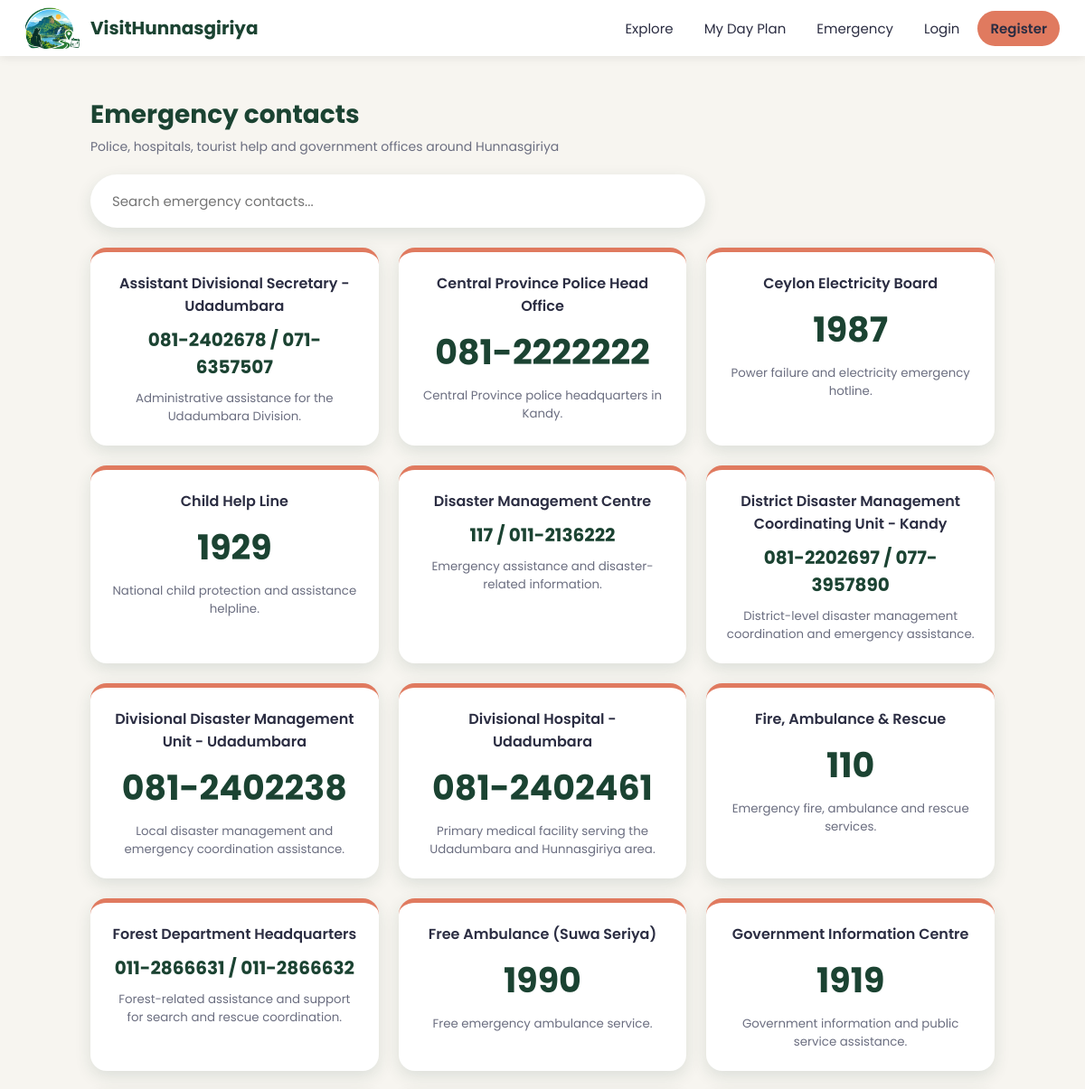
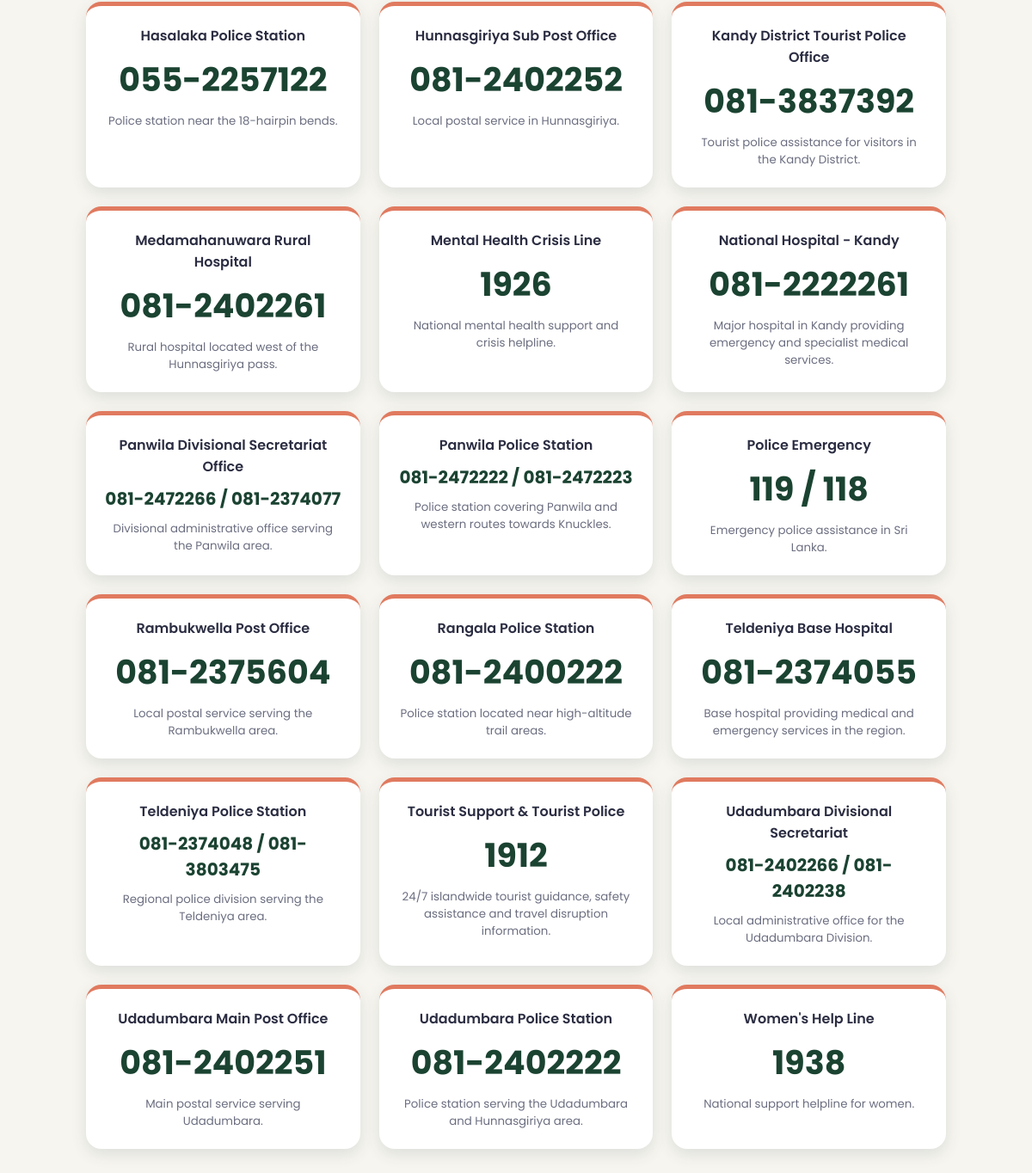
The page /emergency.php on the database its author committed (2 pictures, top to bottom).
### tables this page shows
CREATE TABLE IF NOT EXISTS `emergency_contacts` (
  `contact_id` int NOT NULL AUTO_INCREMENT,
  `service_name` varchar(150) NOT NULL,
  `contact_number` varchar(30) NOT NULL,
  `description` text,
  PRIMARY KEY (`contact_id`)
);

### includes/functions.php (called while the page is built, shortened)
<?php
function e($v): string { return htmlspecialchars((string)$v, ENT_QUOTES, 'UTF-8'); }

### emergency.php (the view, shortened to what this page needs)
<?php
require __DIR__ . '/config/db.php';
require __DIR__ . '/includes/functions.php';
$rows = $pdo->query("SELECT * FROM emergency_contacts ORDER BY service_name")->fetchAll();
include __DIR__ . '/includes/header.php';
?>
  <section>
    <h2>Emergency contacts</h2>
    <p class="sub">Police, hospitals, tourist help and government offices around Hunnasgiriya</p>
    <div class="searchbar" style="margin:0 0 22px;box-shadow:var(--shadow)">
      <input type="text" id="contactSearch" placeholder="Search emergency contacts..." autocomplete="off">
    </div>
    <div class="cards" id="contactGrid">
      <?php foreach ($rows as $r):
        $first = preg_split('~\s*/\s*~', $r['contact_number'])[0];
        $tel   = preg_replace('~[^0-9+]~', '', $first); ?>
        <div class="emerg contact-card">
          <span class="contact-name"><?= e($r['service_name']) ?></span>
          <a class="<?= strlen($r['contact_number']) > 12 ? 'small' : '' ?> contact-number" href="tel:<?= e($tel) ?>"><?= e($r['contact_number']) ?></a>
          <small class="contact-description"><?= e($r['description']) ?></small>
        </div>
      <?php endforeach; ?>
    </div>
  </section>
<?php include __DIR__ . '/includes/footer.php'; ?>

### style.css (style rules this page uses)
:root { --forest: #1B4332; --ocean: #2A6F97; --terracotta: #E07A5F; --sand: #F7F5F0; --charcoal: #2B2D42; --shadow: 0 6px 18px rgba(27, 67, 50, 0.12); }
* { box-sizing: border-box; }
html { scroll-behavior: smooth; }
body { margin: 0; font-family: 'Poppins', Arial, sans-serif; background: var(--sand); color: var(--charcoal); }
.hero h1, .hero p, .searchbar { position: relative; z-index: 1; }
.searchbar { display: flex; gap: 6px; max-width: 680px; margin: auto; padding: 6px; background: #fff; border-radius: 99px; overflow: hidden; box-shadow: 0 10px 30px rgba(0, 0, 0, 0.25); }
.searchbar input { flex: 1; min-width: 0; border: 0; outline: 0; background: transparent; border-radius: 99px; padding: 12px 18px; font-size: 15px; font-family: inherit; }
section { max-width: 1040px; margin: 44px auto; padding: 0 20px; }
section h2 { margin: 0; font-size: 28px; color: var(--forest); }
.sub { margin: 4px 0 20px; color: #6b6e80; font-size: 14px; }
.cards { display: grid; grid-template-columns: repeat(auto-fill, minmax(290px, 1fr)); gap: 22px; }
.emerg { background: #fff; border-radius: 18px; padding: 22px; text-align: center; box-shadow: var(--shadow); border-top: 5px solid var(--terracotta); }
.emerg span { display: block; font-weight: 600; }
.emerg a { display: block; margin: 6px 0; font-size: 38px; font-weight: 700; color: var(--forest); text-decoration: none; }
.emerg small { color: #6b6e80; }
.emerg a.small { font-size: 20px; }
.emerg { display: flex; flex-direction: column; gap: 4px; }

### rows shown on the page
emergency_contacts: service_name "Assistant Divisional Secretary - Udadumbara", contact_number "081-2402678 / 071-6357507", description "Administrative assistance for the Udadumbara Division."
emergency_contacts: service_name "Central Province Police Head Office", contact_number "081-2222222", description "Central Province police headquarters in Kandy."
emergency_contacts: service_name "Ceylon Electricity Board", contact_number "1987", description "Power failure and electricity emergency hotline."
emergency_contacts: service_name "Child Help Line", contact_number "1929", description "National child protection and assistance helpline."
emergency_contacts: service_name "Disaster Management Centre", contact_number "117 / 011-2136222", description "Emergency assistance and disaster-related information."
emergency_contacts: service_name "District Disaster Management Coordinating Unit - Kandy", contact_number "081-2202697 / 077-3957890", description "District-level disaster management coordination and emergency assistance."
emergency_contacts: service_name "Divisional Disaster Management Unit - Udadumbara", contact_number "081-2402238", description "Local disaster management and emergency coordination assistance."
emergency_contacts: service_name "Divisional Hospital - Udadumbara", contact_number "081-2402461", description "Primary medical facility serving the Udadumbara and Hunnasgiriya area."
emergency_contacts: service_name "Fire, Ambulance & Rescue", contact_number "110", description "Emergency fire, ambulance and rescue services."
emergency_contacts: service_name "Forest Department Headquarters", contact_number "011-2866631 / 011-2866632", description "Forest-related assistance and support for search and rescue coordination."
emergency_contacts: service_name "Free Ambulance (Suwa Seriya)", contact_number "1990", description "Free emergency ambulance service."
emergency_contacts: service_name "Government Information Centre", contact_number "1919", description "Government information and public service assistance."
emergency_contacts: service_name "Hasalaka Police Station", contact_number "055-2257122", description "Police station near the 18-hairpin bends."
emergency_contacts: service_name "Hunnasgiriya Sub Post Office", contact_number "081-2402252", description "Local postal service in Hunnasgiriya."
emergency_contacts: service_name "Kandy District Tourist Police Office", contact_number "081-3837392", description "Tourist police assistance for visitors in the Kandy District."
emergency_contacts: service_name "Medamahanuwara Rural Hospital", contact_number "081-2402261", description "Rural hospital located west of the Hunnasgiriya pass."
emergency_contacts: service_name "Mental Health Crisis Line", contact_number "1926", description "National mental health support and crisis helpline."
emergency_contacts: service_name "National Hospital - Kandy", contact_number "081-2222261", description "Major hospital in Kandy providing emergency and specialist medical services."
emergency_contacts: service_name "Panwila Divisional Secretariat Office", contact_number "081-2472266 / 081-2374077", description "Divisional administrative office serving the Panwila area."
emergency_contacts: service_name "Panwila Police Station", contact_number "081-2472222 / 081-2472223", description "Police station covering Panwila and western routes towards Knuckles."
emergency_contacts: service_name "Police Emergency", contact_number "119 / 118", description "Emergency police assistance in Sri Lanka."
emergency_contacts: service_name "Rambukwella Post Office", contact_number "081-2375604", description "Local postal service serving the Rambukwella area."
emergency_contacts: service_name "Rangala Police Station", contact_number "081-2400222", description "Police station located near high-altitude trail areas."
emergency_contacts: service_name "Teldeniya Base Hospital", contact_number "081-2374055", description "Base hospital providing medical and emergency services in the region."
emergency_contacts: service_name "Teldeniya Police Station", contact_number "081-2374048 / 081-3803475", description "Regional police division serving the Teldeniya area."
emergency_contacts: service_name "Tourist Support & Tourist Police", contact_number "1912", description "24/7 islandwide tourist guidance, safety assistance and travel disruption information."
emergency_contacts: service_name "Udadumbara Divisional Secretariat", contact_number "081-2402266 / 081-2402238", description "Local administrative office for the Udadumbara Division."
emergency_contacts: service_name "Udadumbara Main Post Office", contact_number "081-2402251", description "Main postal service serving Udadumbara."
emergency_contacts: service_name "Udadumbara Police Station", contact_number "081-2402222", description "Police station serving the Udadumbara and Hunnasgiriya area."
emergency_contacts: service_name "Women's Help Line", contact_number "1938", description "National support helpline for women."
